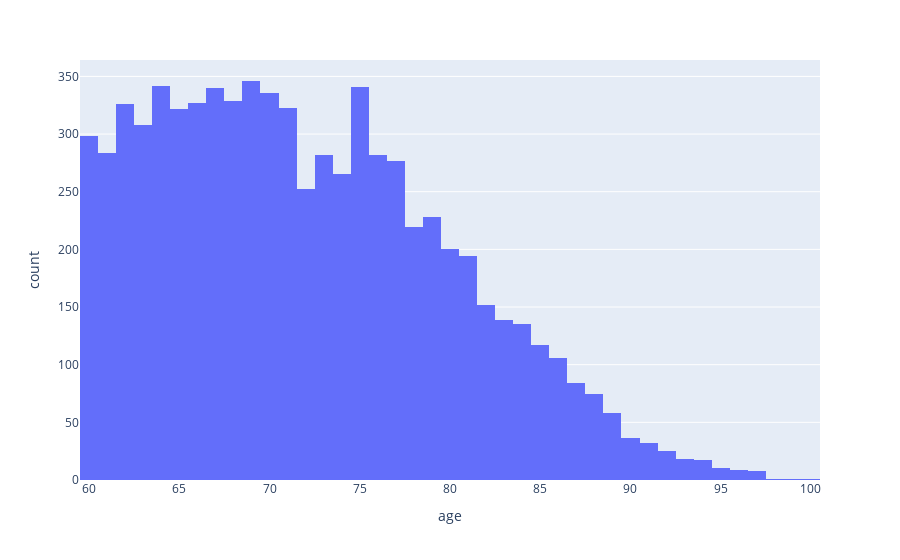

This figure's notebook cell:
### Markdown cell above
#### Age

### Code cell
import plotly.express as px
df = px.data.tips()
fig = px.histogram(data, x="age")
fig.show()

### Figure 1 — Plotly figure (JSON) as saved in the notebook; plotly's stock layout.template omitted (floating-point values rounded to 4 significant figures; data arrays with more than 128 entries replaced by an {"elided": "..."} marker saying what was removed)
{"data": [{"alignmentgroup": "True", "bingroup": "x", "hovertemplate": "age=%{x}<br>count=%{y}<extra></extra>", "legendgroup": "", "marker": {"color": "#636efa"}, "name": "", "offsetgroup": "", "orientation": "v", "showlegend": false, "type": "histogram", "x": {"elided": "7445 int values"}, "xaxis": "x", "yaxis": "y"}], "layout": {"barmode": "relative", "legend": {"tracegroupgap": 0}, "margin": {"t": 60}, "xaxis": {"anchor": "y", "domain": [0, 1], "title": {"text": "age"}}, "yaxis": {"anchor": "x", "domain": [0, 1], "title": {"text": "count"}}}}
